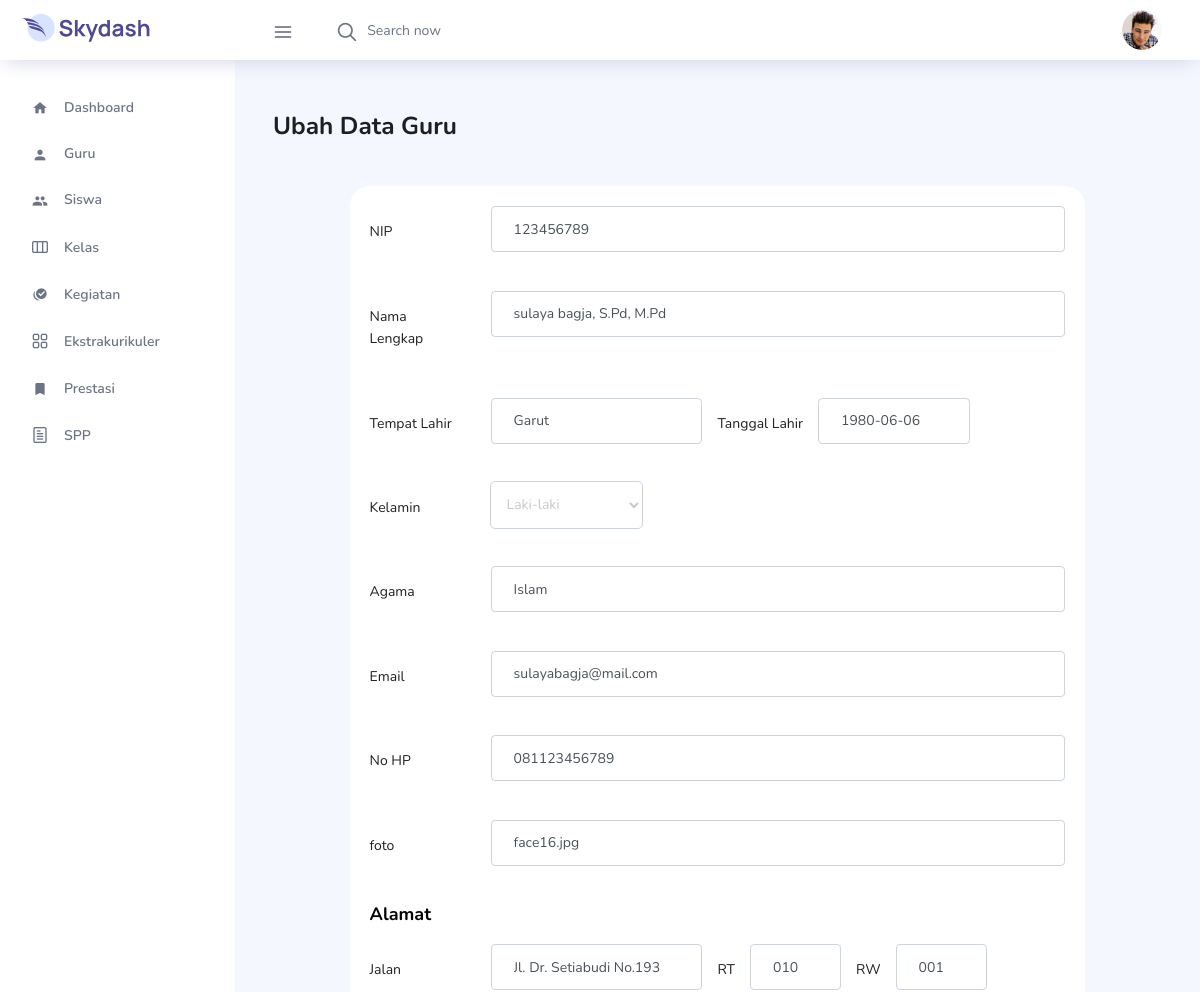
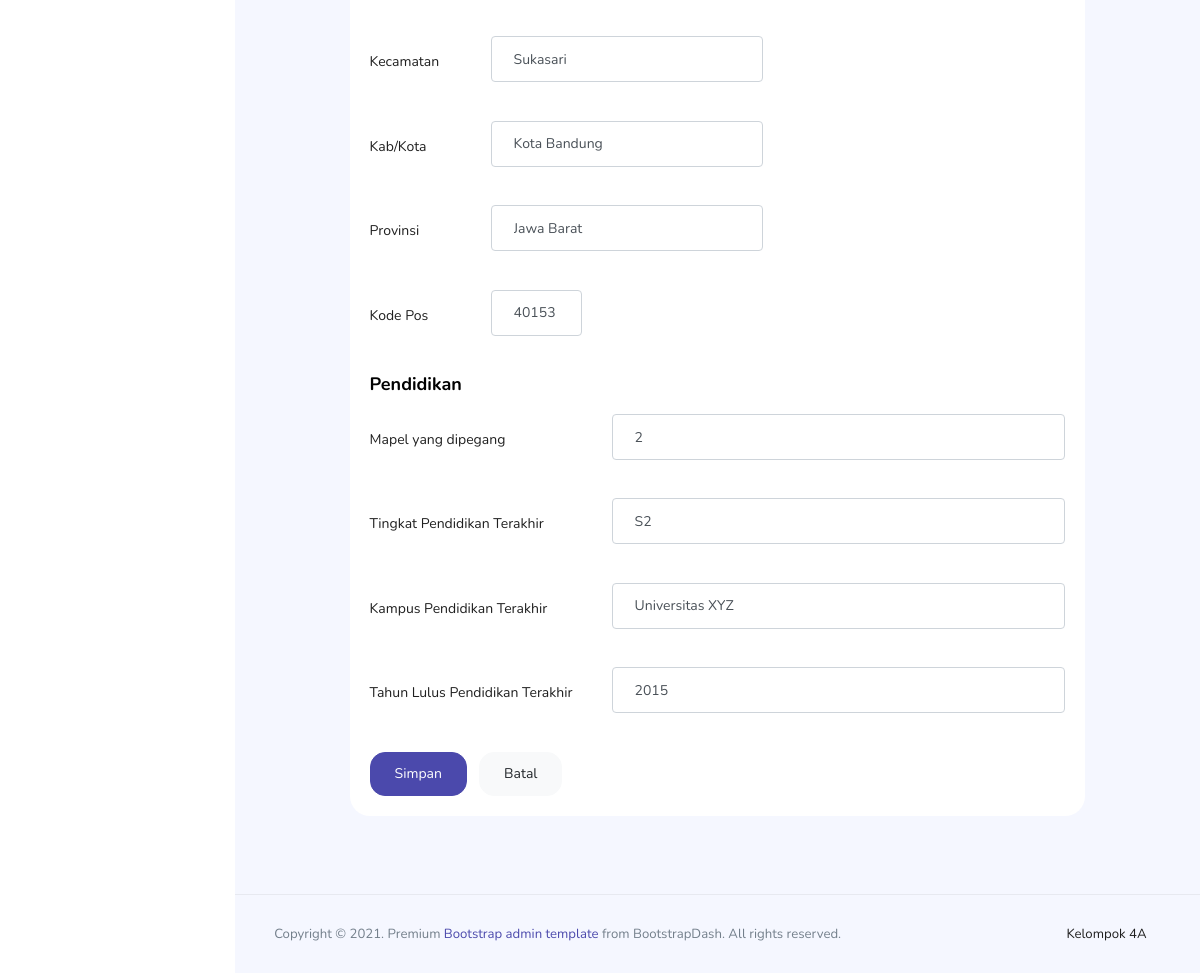
/pages/admin/guru/php/ubah.php?id=1, run on the app's committed database (2 pictures, top to bottom).
### tables this page shows
CREATE TABLE `guru` (
  `id` int(11) NOT NULL,
  `NIP` int(11) NOT NULL,
  `foto` varchar(100) NOT NULL,
  `nama` varchar(200) NOT NULL,
  `tempat_lahir` varchar(200) NOT NULL,
  `tanggal_lahir` date NOT NULL,
  `jenis_kelamin` varchar(200) NOT NULL,
  `alamat_jalan` varchar(100) NOT NULL,
  `alamat_rt` varchar(200) NOT NULL,
  `alamat_rw` varchar(200) NOT NULL,
  `alamat_kecamatan` varchar(200) NOT NULL,
  `alamat_kab_kota` varchar(200) NOT NULL,
  `alamat_provinsi` varchar(200) NOT NULL,
  `kode_pos` int(11) NOT NULL,
  `no_hp` varchar(200) NOT NULL,
  `email` varchar(50) NOT NULL,
  `agama` varchar(20) NOT NULL,
  `tingkat_pendidikan_terakhir` varchar(20) NOT NULL,
  `kampus_pendidikan_terakhir` varchar(50) NOT NULL,
  `tahun_lulus_pendidikan_terakhir` int(4) NOT NULL,
  `mapel` int(11) NOT NULL
);

### pages/admin/guru/php/functions.php (called while the page is built, shortened)
<?php
function koneksi()
{
  $conn = mysqli_connect("localhost", "root", "");
  mysqli_select_db($conn, "sekolah");
  return $conn;
}
function query($sql)
{
  $conn = koneksi();
  $result = mysqli_query($conn, $sql);
  $rows = [];
  while ($row = mysqli_fetch_assoc($result)) {
    $rows[] = $row;
  }
  return $rows;
}

### pages/admin/guru/php/ubah.php (the view, shortened to what this page needs)
<?php
require 'functions.php';
$id = $_GET['id'];
$gru = query("SELECT * FROM guru WHERE id = $id")[0];
?>
<!DOCTYPE html>
<html lang="en">
<head>
  <link rel="stylesheet" href="../../../../vendors/feather/feather.css">
  <link rel="stylesheet" href="../../../../vendors/ti-icons/css/themify-icons.css">
  <link rel="stylesheet" href="../../../../vendors/mdi/css/materialdesignicons.min.css" />
  <link rel="stylesheet" href="../../../../vendors/css/vendor.bundle.base.css">
  <link rel="stylesheet" href="../../../../css/vertical-layout-light/style.css">
</head>
<body>
  <div class="container-scroller">
    <nav class="navbar col-lg-12 col-12 p-0 fixed-top d-flex flex-row">
      <div class="text-center navbar-brand-wrapper d-flex align-items-center justify-content-center">
        <a class="navbar-brand brand-logo mr-5" href=""><img src="../../../../images/logo.svg" class="mr-2" alt="logo" /></a>
      </div>
      <div class="navbar-menu-wrapper d-flex align-items-center justify-content-end">
        <button class="navbar-toggler navbar-toggler align-self-center" type="button" data-toggle="minimize">
          <span class="icon-menu"></span>
        </button>
        <ul class="navbar-nav mr-lg-2">
          <li class="nav-item nav-search d-none d-lg-block">
            <div class="input-group">
              <div class="input-group-prepend hover-cursor" id="navbar-search-icon">
                <span class="input-group-text" id="search">
                  <i class="icon-search"></i>
                </span>
              </div>
              <input type="text" class="form-control" id="navbar-search-input" placeholder="Search now" aria-label="search" aria-describedby="search">
            </div>
          </li>
        </ul>
        <ul class="navbar-nav navbar-nav-right">
          <li class="nav-item nav-profile dropdown">
            <a class="nav-link dropdown-toggle" href="#" data-toggle="dropdown" id="profileDropdown">
              <img src="../../../../images/faces/face28.jpg" alt="profile" />
            </a>
          </li>
        </ul>
      </div>
    </nav>
    <div class="container-fluid page-body-wrapper">
      <nav class="sidebar sidebar-offcanvas" id="sidebar">
        <ul class="nav">
          <li class="nav-item">
            <a class="nav-link" href="../../../../pages/admin.php">
              <i class="menu-icon mdi mdi-home"></i>
              <span class="menu-title">Dashboard</span>
            </a>
          </li>
          <li class="nav-item">
            <a class="nav-link" href="../../../../pages/admin/guru/guru.php">
              <i class="menu-icon mdi mdi-account"></i>
              <span class="menu-title">Guru</span>
            </a>
          </li>
          <li class="nav-item">
            <a class="nav-link" data-toggle="collapse" href="#siswa" aria-expanded="false" aria-controls="siswa">
              <i class="menu-icon mdi mdi-account-multiple"></i>
              <span class="menu-title">Siswa</span>
              <i class="menu-arrow"></i>
            </a>
          </li>
          <li class="nav-item">
            <a class="nav-link" data-toggle="collapse" href="#kelas" aria-expanded="false" aria-controls="kelas">
              <i class="icon-columns menu-icon"></i>
              <span class="menu-title">Kelas</span>
              <i class="menu-arrow"></i>
            </a>
          </li>
          <li class="nav-item">
            <a class="nav-link" href="../../../../pages/admin/kegiatan/kegiatan.php">
              <i class="menu-icon mdi mdi-checkbox-multiple-marked-circle"></i>
              <span class="menu-title">Kegiatan</span>
            </a>
          </li>
          <li class="nav-item">
            <a class="nav-link" href="../../../../pages/admin/ekskul/ekskul.php">
              <i class="menu-icon icon-grid"></i>
              <span class="menu-title">Ekstrakurikuler</span>
            </a>
          </li>
          <li class="nav-item">
            <a class="nav-link" href="../../../../pages/admin/prestasi/prestasi.php">
              <i class="menu-icon mdi mdi-bookmark"></i>
              <span class="menu-title">Prestasi</span>
            </a>
          </li>
          <li class="nav-item">
            <a class="nav-link" href="../../../../pages/admin/spp/spp.php">
              <i class="icon-paper menu-icon"></i>
              <span class="menu-title">SPP</span>
            </a>
          </li>
        </ul>
      </nav>
      <div class="main-panel">
        <div class="content-wrapper">
          <div class="row">
            <div class="col-md-12 grid-margin">
              <div class="row">
                <div class="col-12 cl-col-xl-8 mb-3 mb-xl-0">
                  <h3 class="font-weight-bold mt-3">Ubah Data Guru</h3>
                </div>
              </div>
            </div>
          </div>
          <div class="row">
            <div class="col-md-10 grid-margin mx-auto">
              <div class="card">
                <div class="card-body">
                  <form class="forms" action="" method="post">
                    <div class="form-group row">
                      <label for="NIP" class="col-sm-2 col-form-label">NIP</label>
                      <div class="col-sm-10">
                        <input type="text" class="form-control" id="NIP" name="NIP" required value="<?= $gru['NIP']; ?>">
                      </div>
                    </div>
                    <div class="form-group row">
                      <label for="nama" class="col-sm-2 col-form-label">Nama Lengkap</label>
                      <div class="col-sm-10">
                        <input type="text" class="form-control" id="nama" name="nama" placeholder="Nama Lengkap" value="<?= $gru['nama']; ?>">
                      </div>
                    </div>
                    <div class="form-group">
                      <div class="row">
                        <label for="tempat_lahir" class="col-sm-2 col-form-label">Tempat Lahir</label>
                        <div class="col-sm-4">
                          <input type="text" class="form-control" id="tempat_lahir" name="tempat_lahir" placeholder="Bandung" required value="<?= $gru['tempat_lahir']; ?>">
                        </div>
                        <label for="tanggal_lahir" class="col-form-label">Tanggal Lahir</label>
                        <div class="col-sm-3">
                          <input type="text" class="form-control" id="tanggal_lahir" name="tanggal_lahir" placeholder="yyyy/mm/d" required value="<?= $gru['tanggal_lahir']; ?>">
                        </div>
                      </div>
                    </div>
                    <div class="form-group row">
                      <label for="jenis_kelamin" class="col-sm-2 col-form-label">Kelamin</label>
                      <div class="col-sm-3">
                        <select class="form-control" id="jenis_kelamin" name="jenis_kelamin" required value="<?= $gru['jenis_kelamin']; ?>">
                          <option value="laki-laki">Laki-laki</option>
                        </select>
                      </div>
                    </div>
                    <div class="form-group row">
                      <label for="agama" class="col-sm-2 col-form-label">Agama</label>
                      <div class="col-sm-10">
                        <input type="agama" class="form-control" id="agama" name="agama" required value="<?= $gru['agama']; ?>">
                      </div>
                    </div>
                    <div class="form-group row">
                      <label for="email" class="col-sm-2 col-form-label">Email</label>
                      <div class="col-sm-10">
                        <input type="email" class="form-control" id="email" name="email" value="<?= $gru['email']; ?>">
                      </div>
                    </div>
                    <div class="form-group row">
                      <label for="no_hp" class="col-sm-2 col-form-label">No HP</label>
                      <div class="col-sm-10">
                        <input type="text" class="form-control" id="no_hp" name="no_hp" required value="<?= $gru['no_hp']; ?>">
                      </div>
                    </div>
                    <div class="form-group row">
                      <label for="foto" class="col-sm-2 col-form-label">foto</label>
                      <div class="col-sm-10">
                        <input type="text" class="form-control" id="foto" name="foto" required value="<?= $gru['foto']; ?>">
                      </div>
                    </div>
                    <p class="card-title">Alamat</p>
                    <div class="form-group">
                      <div class="row">
                        <label for="alamat_jalan" class="col-sm-2 col-form-label">Jalan</label>
                        <div class="col-sm-4">
                          <input type="text" class="form-control" id="alamat_jalan" name="alamat_jalan" required value="<?= $gru['alamat_jalan']; ?>">
                        </div>
                        <label for="alamat_rt" class="col-form-label">RT</label>
                        <div class="col-sm-2">
                          <input type="text" class="form-control" name="alamat_rt" id="alamat_rt" required value="<?= $gru['alamat_rt']; ?>">
                        </div>
                        <label for="alamat_rw" class="col-form-label">RW</label>
                        <div class="col-sm-2">
                          <input type="text" class="form-control" name="alamat_rw" id="alamat_rw" required value="<?= $gru['alamat_rw']; ?>">
                        </div>
                      </div>
                    </div>
                    <div class="form-group row">
                      <label for="alamat_kecamatan" class="col-sm-2 col-form-label">Kecamatan</label>
                      <div class="col-sm-5">
                        <input type="text" class="form-control" name="alamat_kecamatan" id="alamat_kecamatan" placeholder="Buahbatu" required value="<?= $gru['alamat_kecamatan']; ?>">
                      </div>
                    </div>
                    <div class="form-group row">
                      <label for="alamat_kab_kota" class="col-sm-2 col-form-label">Kab/Kota</label>
                      <div class="col-sm-5">
                        <input type="text" class="form-control" name="alamat_kab_kota" id="alamat_kab_kota" placeholder="Kota Bandung" required value="<?= $gru['alamat_kab_kota']; ?>">
                      </div>
                    </div>
                    <div class="form-group row">
                      <label for="alamat_provinsi" class="col-sm-2 col-form-label">Provinsi</label>
                      <div class="col-sm-5">
                        <input type="text" class="form-control" name="alamat_provinsi" id="alamat_provinsi" placeholder="Jawa Barat" required value="<?= $gru['alamat_provinsi']; ?>">
                      </div>
                    </div>
                    <div class="form-group row">
                      <label for="kode_pos" class="col-sm-2 col-form-label">Kode Pos</label>
                      <div class="col-sm-2">
                        <input type="text" class="form-control" name="kode_pos" id="kode_pos" required value="<?= $gru['kode_pos']; ?>">
                      </div>
                    </div>
                    <p class="card-title">Pendidikan</p>
                    <div class="form-group row">
                      <label for="mapel" class="col-sm-4 col-form-label">Mapel yang dipegang</label>
                      <div class="col-sm-8">
                        <input type="number" class="form-control" name="mapel" id="mapel" value="<?= $gru['mapel']; ?>">
                      </div>
                    </div>
                    <div class="form-group row">
                      <label for="tingkat_pendidikan_terakhir" class="col-sm-4 col-form-label">Tingkat Pendidikan Terakhir</label>
                      <div class="col-sm-8">
                        <input type="text" class="form-control" name="tingkat_pendidikan_terakhir" id="tingkat_pendidikan_terakhir" required value="<?= $gru['tingkat_pendidikan_terakhir']; ?>">
                      </div>
                    </div>
                    <div class="form-group row">
                      <label for="kampus_pendidikan_terakhir" class="col-sm-4 col-form-label">Kampus Pendidikan Terakhir</label>
                      <div class="col-sm-8">
                        <input type="text" class="form-control" name="kampus_pendidikan_terakhir" id="kampus_pendidikan_terakhir" value="<?= $gru['kampus_pendidikan_terakhir']; ?>">
                      </div>
                    </div>
                    <div class="form-group row">
                      <label for="tahun_lulus_pendidikan_terakhir" class="col-sm-4 col-form-label">Tahun Lulus Pendidikan Terakhir</label>
                      <div class="col-sm-8">
                        <input type="text" class="form-control" name="tahun_lulus_pendidikan_terakhir" id="tahun_lulus_pendidikan_terakhir" required value="<?= $gru['tahun_lulus_pendidikan_terakhir']; ?>">
                      </div>
                    </div>
                    <button type="submit" class="btn btn-primary mr-2" name="ubah">Simpan</button>
                    <a href="../guru.php"><button type="button" class="btn btn-light">Batal</button></a>
                  </form>
                </div>
              </div>
            </div>
          </div>
        </div>
        <footer class="footer">
          <div class="d-sm-flex justify-content-center justify-content-sm-between">
            <span class="text-muted text-center text-sm-left d-block d-sm-inline-block">Copyright © 2021. Premium <a href="https://www.bootstrapdash.com/" target="_blank">Bootstrap admin template</a> from BootstrapDash. All rights reserved.</span>
            <span class="float-none float-sm-right d-block mt-1 mt-sm-0 text-center">Kelompok 4A<i class="ti-heart text-danger ml-1"></i></span>
          </div>
        </footer>
      </div>
    </div>
  </div>
</body>
</html>

### data on the page
guru: NIP "123456789", nama "sulaya bagja, S.Pd, M.Pd", tempat_lahir "Garut", tanggal_lahir "1980-06-06", jenis_kelamin "Laki-laki", agama "Islam", email "sulayabagja@mail.com", no_hp "081123456789", foto "face16.jpg", alamat_jalan "Jl. Dr. Setiabudi No.193", alamat_rt "010", alamat_rw "001", alamat_kecamatan "Sukasari", alamat_kab_kota "Kota Bandung", alamat_provinsi "Jawa Barat", kode_pos "40153", mapel "2", tingkat_pendidikan_terakhir "S2", kampus_pendidikan_terakhir "Universitas XYZ", tahun_lulus_pendidikan_terakhir "2015"
